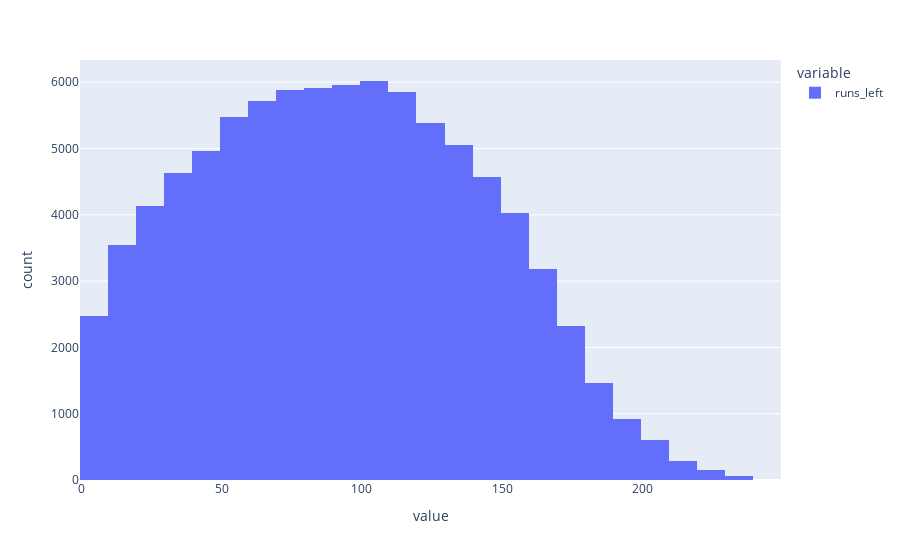

The cell this chart's notebook holds for it:
### Code cell
fig = px.histogram(final_data[final_data['runs_left']>0]['runs_left'], nbins=30,)
fig.show()

### Figure 1 — Plotly figure (JSON) as saved in the notebook; plotly's stock layout.template omitted (floating-point values rounded to 4 significant figures; data arrays with more than 128 entries replaced by an {"elided": "..."} marker saying what was removed)
{"data": [{"alignmentgroup": "True", "bingroup": "x", "hovertemplate": "variable=runs_left<br>value=%{x}<br>count=%{y}<extra></extra>", "legendgroup": "runs_left", "marker": {"color": "#636efa", "pattern": {"shape": ""}}, "name": "runs_left", "nbinsx": 30, "offsetgroup": "runs_left", "orientation": "v", "showlegend": true, "type": "histogram", "x": {"elided": "88631 int values"}, "xaxis": "x", "yaxis": "y"}], "layout": {"barmode": "relative", "legend": {"title": {"text": "variable"}, "tracegroupgap": 0}, "margin": {"t": 60}, "xaxis": {"anchor": "y", "domain": [0, 1], "title": {"text": "value"}}, "yaxis": {"anchor": "x", "domain": [0, 1], "title": {"text": "count"}}}}
